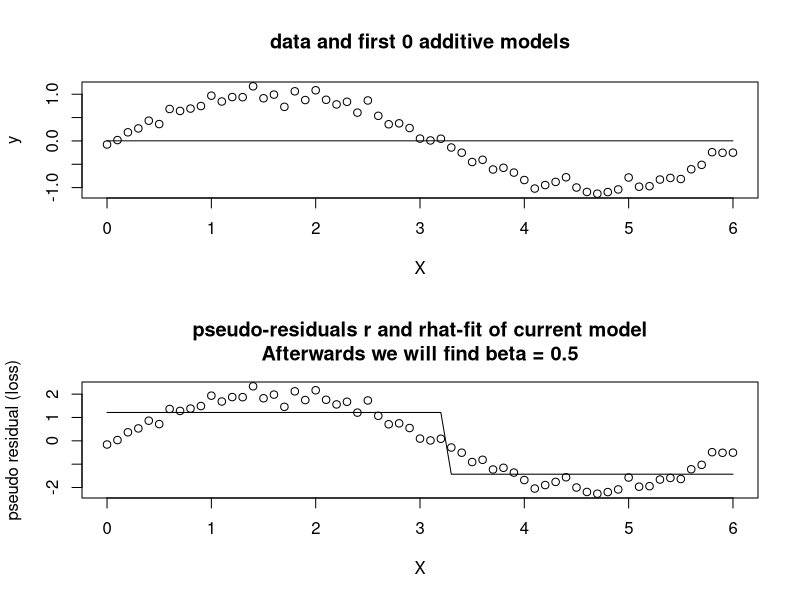
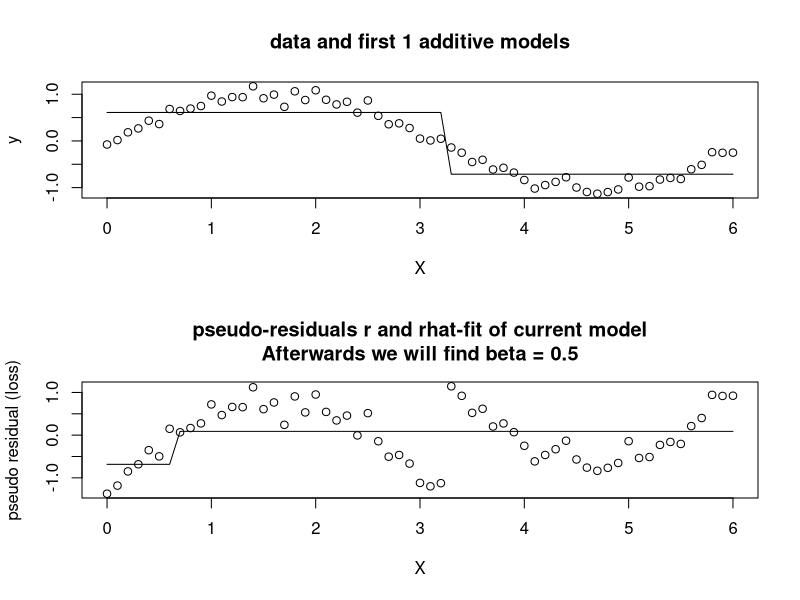
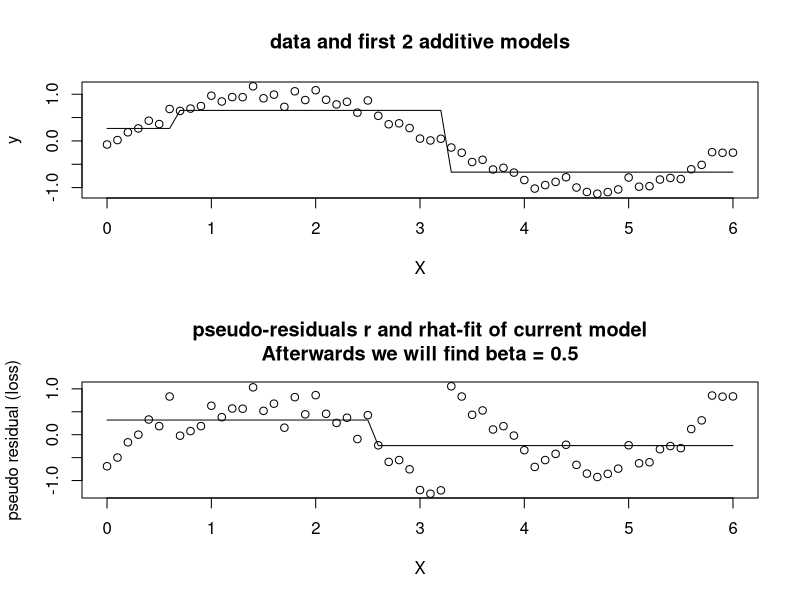
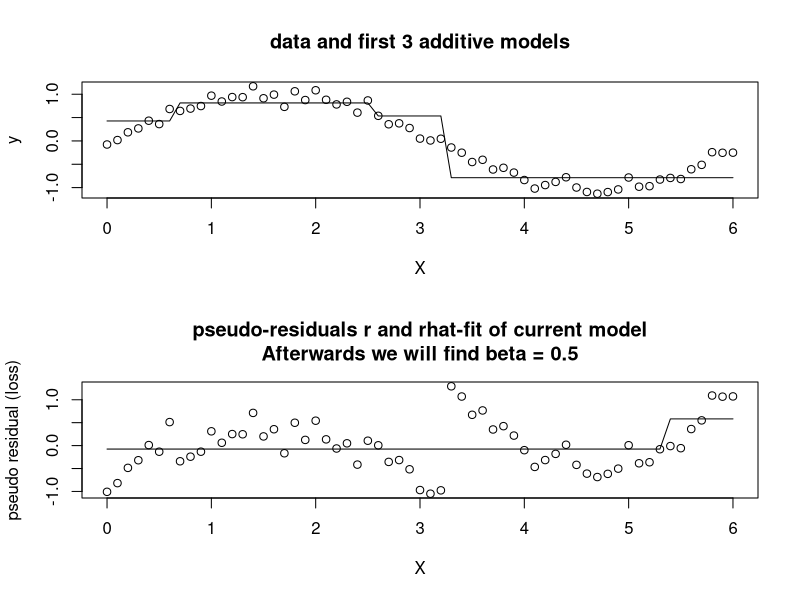
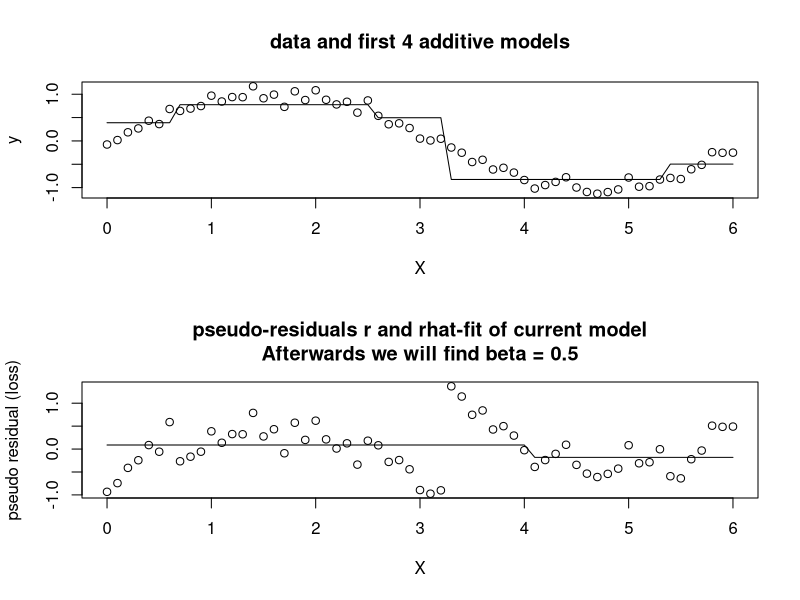
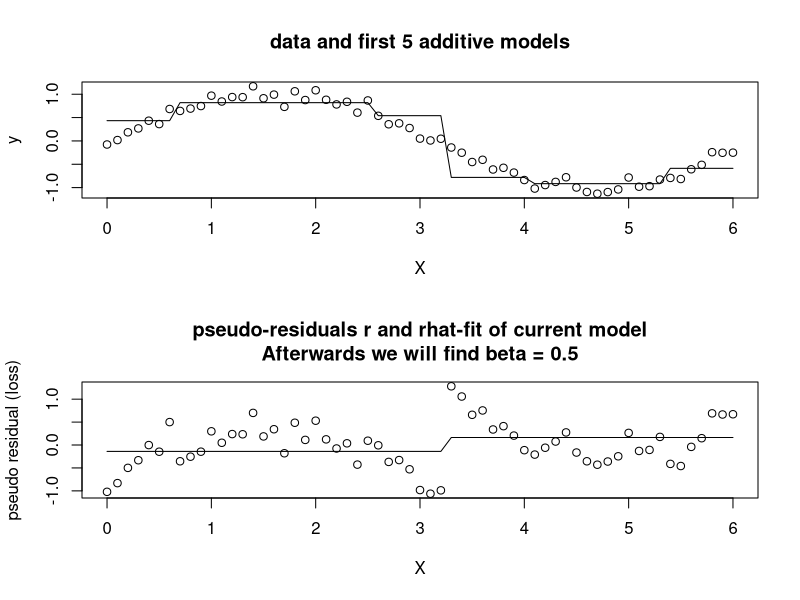
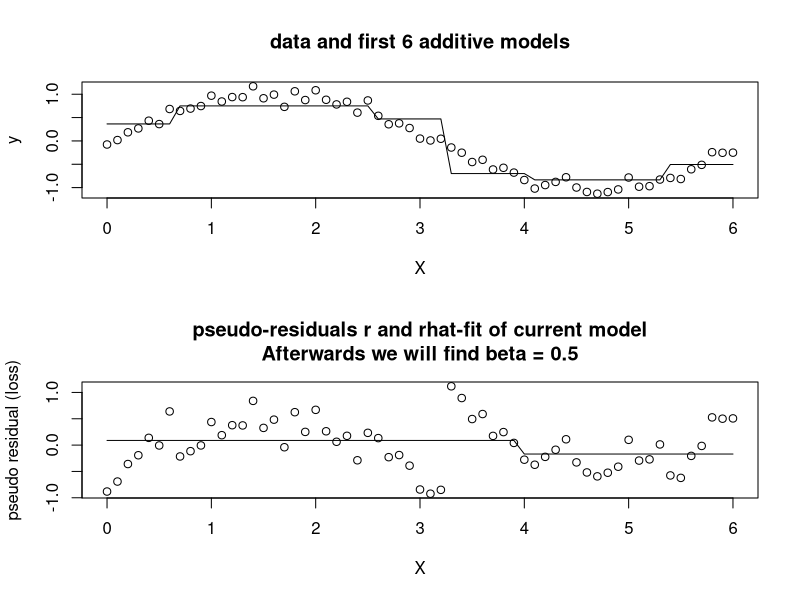
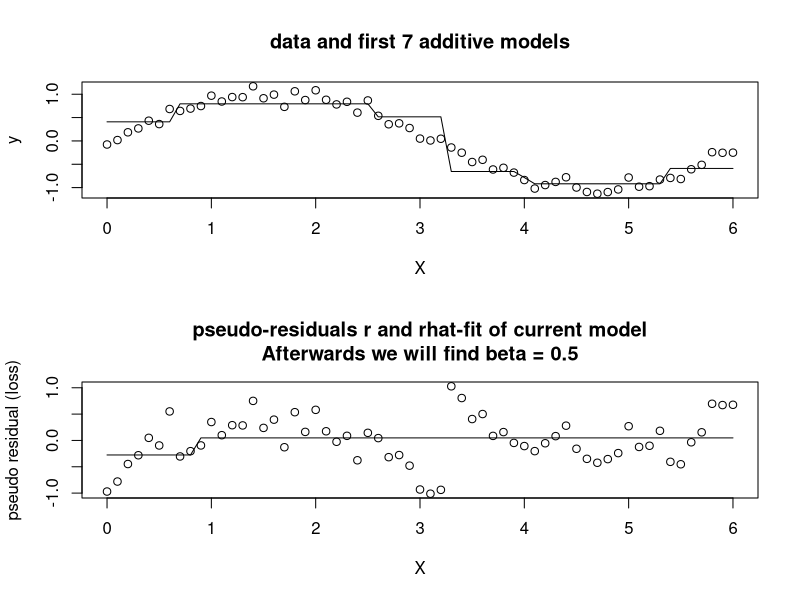

Recreate these plots in R, in order.
## Tutorial 5 ##
## Tuan Le ##

## Exercise 1: Implementation of simple gradient boosting algorithm
## Settings: 
# - can handle Regression task
# - use L2-loss
# - use decision stumps (trees of depth one) as base learner
# - use linesearch to find the optimal "step size"

library(R6)
library(rpart)

GradientBoosting = R6Class("GradientBoosting",
  public = list(
    X = NULL,
    y = NULL,
    n = NULL,
    p = NULL,
    data = NULL,
    target = NULL,
    beta_weights = NULL,
    base_models = NULL,
    f_hat = NULL,
    trace = NULL,
    linesearch_solutions = NULL,
    formula = NULL,
    ### CONSTRUCTOR ###
    #' Initializes Adaboost object
    #' @param data data.frame
    #' @param target
    #' @param add_intercept logical, whether intercept should be added. Default is FALSE
    #' @param formula formula for baselearner. Default is null. If null is inserted full model target ~ . will be taken
    #' @return GradientBoost object
    initialize = function(data, target, add_intercept = FALSE, formula = NULL) {
      if (add_intercept) {
        data = cbind(intercept = 1, data)
        self$add_intercept = TRUE
      } 
      self$X = data[, -which(names(data) == target)]
      self$y = data[[target]]
      if (!is.numeric(self$y)) stop("Target variable is not numeric. Current version only supports regression task.")
      self$data = data
      self$n = nrow(data)
      self$p = ncol(data) - 1
      if (is.null(formula)) {
        self$formula = as.formula(paste(target, " ~ ."))
      } else {
        self$formula = formula
      }
    },
    ### METHODS ###
    #' Trains GradientBoosting object
    #' @param baselearner weak baselearner used for GradientBoosting Default is a tree strump with max.depth=1 from rpart
    #' @param M maximal iteration for GradientBoosting
    #' @param ... additional parameters passed to baselearner algorithm
    #' @return NULL
    train = function(baselearner = "treestump", M = 30L, ...) {
      #init base models list to store
      self$base_models = vector("list", length = M)
      #init f_iter predictions list to store. M+1 to include iteration 0
      self$f_hat = vector("list", length = M)
      #init beta weights
      self$beta_weights = numeric(M)
      #init trace list for matrices
      self$trace = vector("list", length = M)
      #init line search solutions
      self$linesearch_solutions = vector("list", length = M)
      if (baselearner == "treestump") {
        for (m in 1:M) {
          # Get prediction value for additive model 
          self$f_hat[[m]] = self$additive_model_pred(m - 1)
          # Compute residuals for every observation. Residuals are negative gradient of loss from additive model
          pseudo_resids = self$L2_deriv(self$y, self$f_hat[[m]])
          # Create residum data.frame to pass into rpart
          resid_data = data.frame(X = self$X, pseudo_resids = pseudo_resids)
          # Fit base model for pseuo-rediduals
          self$base_models[[m]] = rpart(pseudo_resids ~ X, data = resid_data, control = rpart.control(maxdepth = 1))
          # Predict current base learner
          base_pred_hat = predict(obj = self$base_models[[m]], newdata = resid_data)
          # Get optimal beta for m-th iteration
          self$beta_weights[m] = self$line_search(y_hat = self$f_hat[[m]], base_pred_hat = base_pred_hat, j = m)
          # Trace 
          self$trace[[m]] = data.frame(X = self$X, y = self$y, y_hat = self$f_hat[[m]], pseudo_resids = pseudo_resids, base_pred_hat = base_pred_hat)
        }
      }
    return(invisible(NULL))
    },
    #' Computes the prediction of the additive model f_hat_{m-1}
    #' @param m current iteration 0,1,..,M
    #' @return prediction of the additive model f_hat_{m-1} including all base learner models unti m-1 on data X 
    additive_model_pred = function(m) {
      ## Init: For the first gradient boosting prediction as predicted value use the mean of target variable
      if (m == 0) {
        return(rep(mean(self$y), self$n))
      } else {# If not initialization take all (m-1) base learners in consideration for f_hat:
        # Take (m-1) predictions for each base learner, multiply it with the base learner weights beta and then sum up
         preds_base_models = sapply(1:m, function(b) {
          predict(obj = self$base_models[[b]], newdata = self$data)
        })
         #print("preds_base_models")
         #print(preds_base_models) #returns matrix n x (m-1) prediction for each base learner in cols
         #print(dim(preds_base_models))
         # for the prediction take prediction for each base model and multiply it with their corresponding beta weight and add f_0 model 
         preds_base_models = preds_base_models %*% self$beta_weights[1:m] + self$f_hat[[1]] ##returns aggregated sum of base learners
         #print("foo")
         #print(preds_base_models)
      }
    },
    #' Computes the negative derivative of L2-loss function: vectorized version
    #' @param y true target vector 
    #' @param f_xi predicted target vector
    #' @return negative gradient of loss function L(x, f(x)) forall observations x_i, i = 1,...n
    L2_deriv = function(y, f_hat) {
      2*(y - f_hat)
    },
    #' Line search: Computes the optimal m-th beta for gradient descent solving univariate problem
    #' @param y_hat true target vector 
    #' @param f_xi predicted target vector
    #' @param j current gradient boostigng algorithm iteration (m-1)
    #' @return optimal beta weight for base learner m.
    line_search = function(y_hat, base_pred_hat, j) {
      # L2 loss : (y, f_m) = sum_i (y_i - (f_{m-1} + beta * f_m))^2
      obj = function(beta) {
        L2_inner_sum = t(self$y - (y_hat + beta * base_pred_hat)) %*% (self$y - (y_hat + beta * base_pred_hat))
        return(L2_inner_sum)
      }
      # find best beta
      self$linesearch_solutions[[j]] = optimize(obj, interval = c(0, 10000))
      return(self$linesearch_solutions[[j]]$minimum)
    },
    
    plot_iteration_model = function(model, y_hat, pseudo_resids, base_pred_hat, beta_weight) {
      # 2 rows 1 col
      par(mfrow = c(2, 1))
      # x - y plot scatter plot
      plot(x = self$X, y = self$y, main = sprintf("data and first %i additive models", model),
        xlab = "X", ylab = "y")
      # plot additive model into it
      lines(self$X, y_hat)
      # x - pseudo resid plot
      plot(x = self$X, y = pseudo_resids, main =
          sprintf("pseudo-residuals r and rhat-fit of current model\nAfterwards we will find beta = %g", beta_weight),
        xlab = "X", ylab = "pseudo residual (loss)")
      # add predicted resids line into plot
      lines(self$X, base_pred_hat)
      #change normal settings again for next iter
      par(mfrow = c(1, 1))
    },
    visualize_train = function() {
      for (iter in seq.int(length(self$trace))) {
        self$plot_iteration_model(model = iter - 1, y_hat = self$trace[[iter]]$y_hat,
          pseudo_resids = self$trace[[iter]]$pseudo_resids, base_pred_hat = self$trace[[iter]]$base_pred_hat,
          beta_weight = self$beta_weights[iter])
        Sys.sleep(1)
      }
    }
  )
)



set.seed(9)
X = seq(from = 0, to = 6, by = 0.1)
y = sin(X) + rnorm(n = length(X), mean = 0, sd = 0.10)
data = data.frame(X = X, y = y)
#plot(x, y, type = "p", xlab = "x", ylab = "sin(x) + N(0, 0.10)")

myGradientBoosting = GradientBoosting$new(data = data, target = "y")
myGradientBoosting
myGradientBoosting$train(baselearner = "treestump", M = 50L)
myGradientBoosting$beta_weights
myGradientBoosting$visualize_train()

#END
